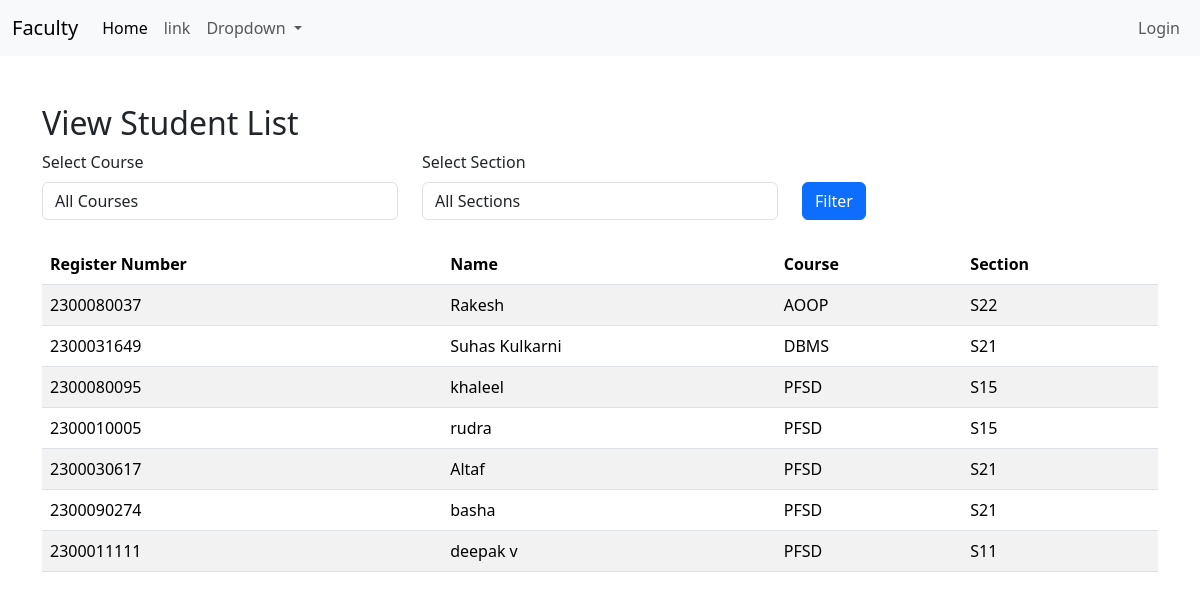
The app's page /facultyapp/view_student_list/ with its own data.
### adminapp/models.py (models this page shows, shortened)
class StudentList(models.Model):
    Register_Number = models.CharField(max_length=10,unique=True)
    Name = models.CharField(max_length=100)
    user = models.OneToOneField(User,on_delete=models.CASCADE,null=True)

### facultyapp/models.py (models this page shows)
class addcourse(models.Model):
    COURSE_CHOICES = [
        ('AOOP',"ADVANCED OBJECT ORIENTED PROGRAMMING"),
        ("CTOD","COMPUTATIONAL THINKING FOR OBJECT DESIGN"),
        ("CTOOD","COMPUTATIONAL THINKING FOR OBJECT ORIENTED DESIGN"),
        ("PFSD","PYTHON FULL STACK WEB DEVELOPMENT"),
        ("DBMS","DATABASE MANAGEMENT SYSTEM"),
        ("DSS","DATA SCIENCE AND STATISTICS"),
    ]
    SECTION_CHOICES = [
        ('S11','SECTION S11'),
        ('S12','SECTION S12'),
        ('S13','SECTION S13'),
        ('S14','SECTION S14'),
        ('S15','SECTION S15'),
        ('S21','SECTION S21'),
        ('S22','SECTION S22'),
        ('S23','SECTION S23'),
        ('S24','SECTION S24'),
        ('S25','SECTION S25'),
    ]
    student = models.ForeignKey(StudentList,on_delete=models.CASCADE)
    course = models.CharField(max_length=50,choices=COURSE_CHOICES)
    section = models.CharField(max_length=50,choices=SECTION_CHOICES)

### facultyapp/views.py (the view)
# urls.py: path('view_student_list/', views.view_student_list, name='view_student_list'),
def view_student_list(request):
    course = request.GET.get('course')
    section = request.GET.get('section')
    student_courses = addcourse.objects.all()
    if course:
        student_courses = student_courses.filter(course=course)
    if section:
        student_courses = student_courses.filter(section=section)
    students = StudentList.objects.filter(id__in=student_courses.values('student_id'))
    course_choices = addcourse.COURSE_CHOICES
    section_choices = addcourse.SECTION_CHOICES
    context = {
        'students': students,
        'course_choices': course_choices,
        'section_choices': section_choices,
        'selected_course': course,
        'selected_section': section,
    }
    return render(request, 'facultyapp/view_student_list.html', context)

### templates/facultyapp/view_student_list.html (shortened to what this page needs)
{% extends 'Navbar/FacultyNavbar.html' %}
{% load static %}
{% block body %}
    <div class="container mt-5">
        <h2>View Student List</h2>
        <form method="get" class="mb-4">
            <div class="row">
                <div class="col-md-4">
                    <label for="course" class="form-label">Select Course</label>
                    <select name="course" id="course" class="form-control">
                        <option value="">All Courses</option>
                    </select>
                </div>
                <div class="col-md-4">
                    <label for="section" class="form-label">Select Section</label>
                    <select name="section" id="section" class="form-control">
                        <option value="">All Sections</option>
                    </select>
                </div>
                <div class="col-md-4 mt-4">
                    <button type="submit" class="btn btn-primary mt-2">Filter</button>
                </div>
            </div>
        </form>
        <table class="table table-striped">
            <thead>
                <tr>
                    <th>Register Number</th>
                    <th>Name</th>
                    <th>Course</th>
                    <th>Section</th>
                </tr>
            </thead>
            <tbody>
                {% if students %}
                    {% for student in students %}
                        <tr>
                            <td>{{ student.Register_Number }}</td>
                            <td>{{ student.Name }}</td>
                            <td>{{ student.addcourse_set.first.course }}</td>
                            <td>{{ student.addcourse_set.first.section }}</td>
                        </tr>
                    {% endfor %}
                {% else %}
                    <tr>
                        <td colspan="4" class="text-center">No students found.</td>
                    </tr>
                {% endif %}
            </tbody>
        </table>
    </div>
{% endblock %}

### records on screen
StudentList: Register_Number "2300080037", Name "Rakesh", addcourse_set.first.course "AOOP", addcourse_set.first.section "S22"
StudentList: Register_Number "2300031649", Name "Suhas Kulkarni", addcourse_set.first.course "DBMS", addcourse_set.first.section "S21"
StudentList: Register_Number "2300080095", Name "khaleel", addcourse_set.first.course "PFSD", addcourse_set.first.section "S15"
StudentList: Register_Number "2300010005", Name "rudra", addcourse_set.first.course "PFSD", addcourse_set.first.section "S15"
StudentList: Register_Number "2300030617", Name "Altaf", addcourse_set.first.course "PFSD", addcourse_set.first.section "S21"
StudentList: Register_Number "2300090274", Name "basha", addcourse_set.first.course "PFSD", addcourse_set.first.section "S21"
StudentList: Register_Number "2300011111", Name "deepak v", addcourse_set.first.course "PFSD", addcourse_set.first.section "S11"
